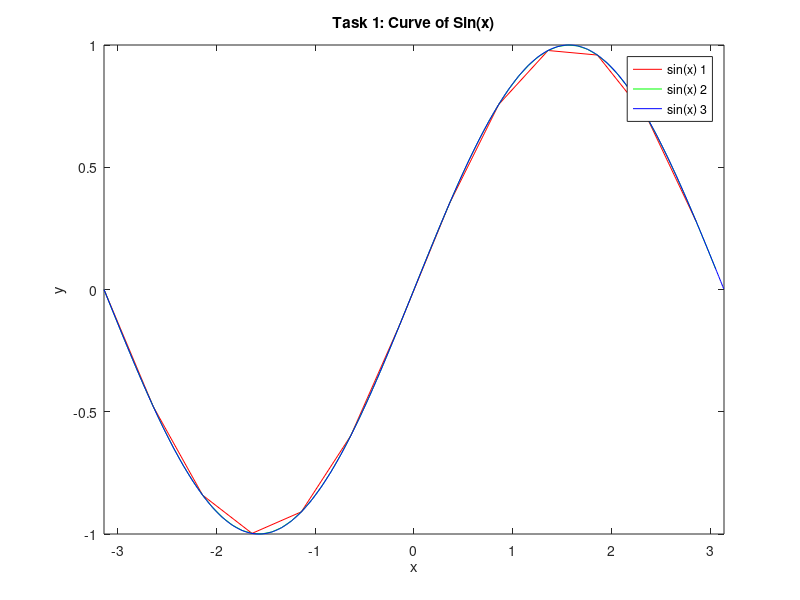

Write MATLAB code to recreate this figure.
x1 = -pi : 0.5 : pi;
y1 = sin(x1);

x2 = -pi : 0.1 : pi;
y2 = sin(x2);

x3 = -pi : 0.01 : pi;
y3 = sin(x3);

plot(x1,y1,'red', x2,y2,'green', x3,y3,'blue', 'LineWidth',0.5)
axis([-pi pi -1 1])

ylabel('y')
xlabel('x')
title('Task 1: Curve of Sin(x)')
legend('sin(x) 1','sin(x) 2','sin(x) 3')
